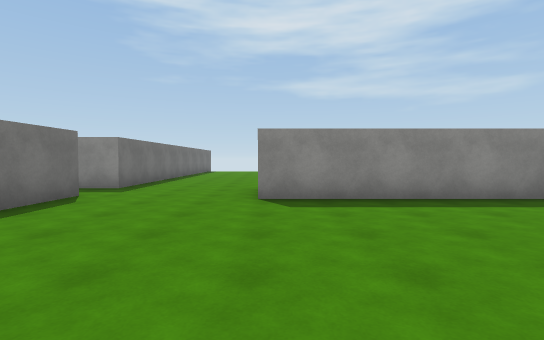
view 1 (above)

21 first-person views from a walk through a scene from a Unity 3-D project. The camera is 1.4 m above the floor, tilts 2° down and sees 85° across. The floor is counted in squares, 2 m on a side. Each view is taken from the middle of a square. On the plan, view 1 faces up. The plan holds only what a view shows up to about 10 squares ahead; the rest is blank. The place goes on beyond the plan. Surface patterns are stand-ins for the level's own textures.

view 2
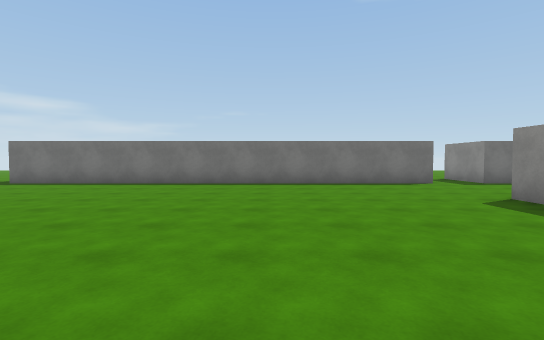

view 3
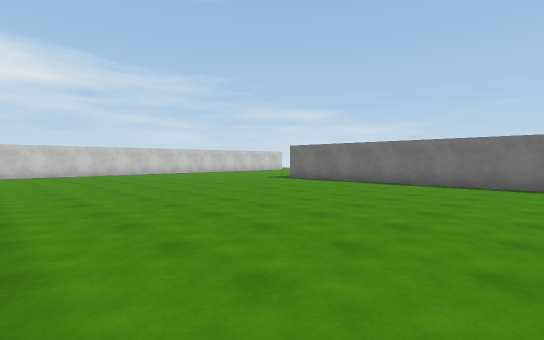

view 4
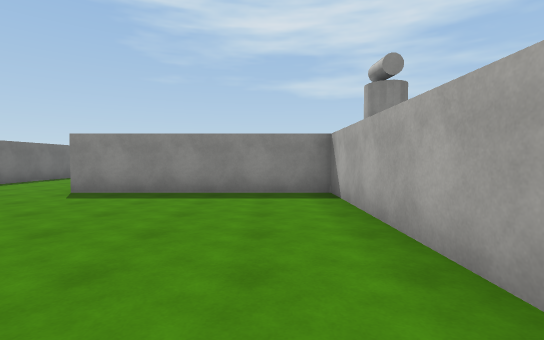

view 5
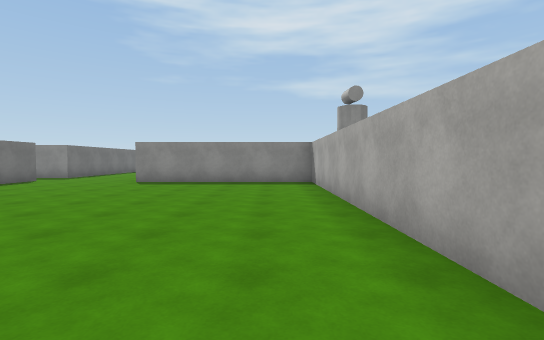

view 6
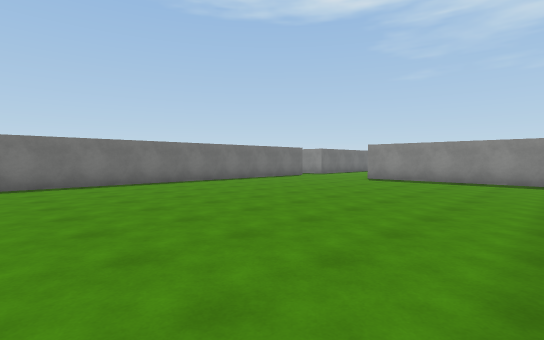

view 7
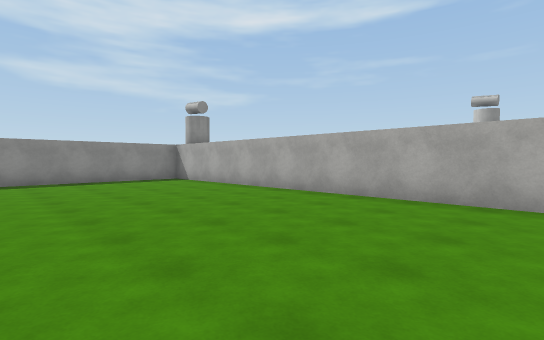

view 8
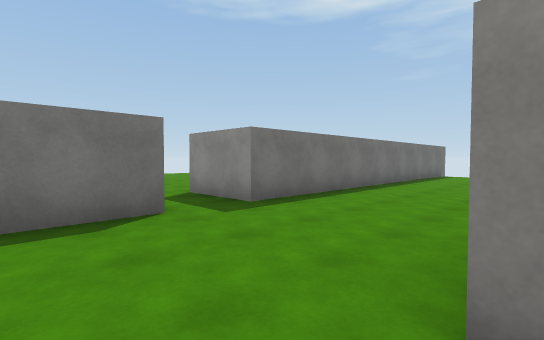

view 9
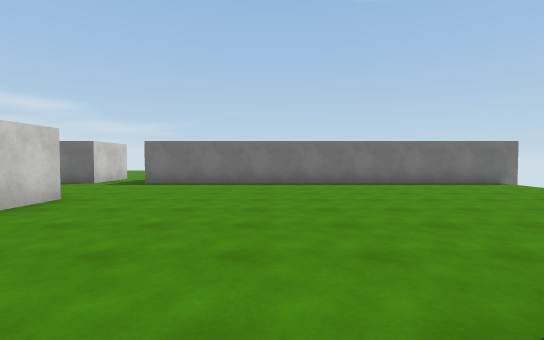

view 10
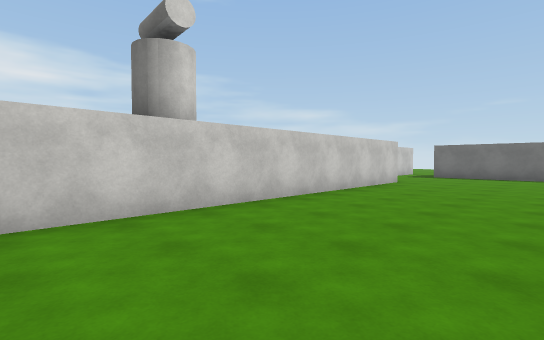

view 11
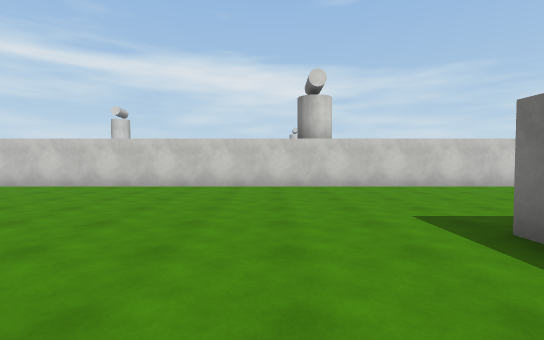

view 12
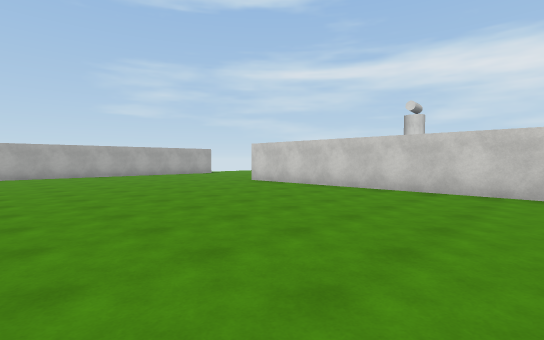

view 13
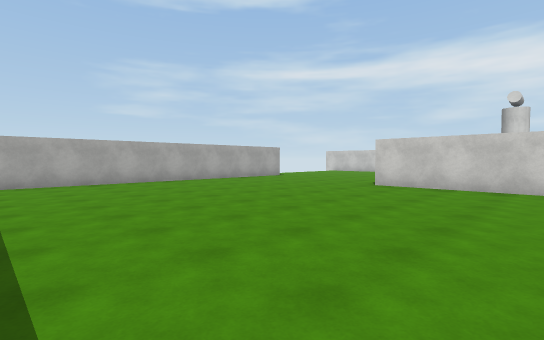

view 14
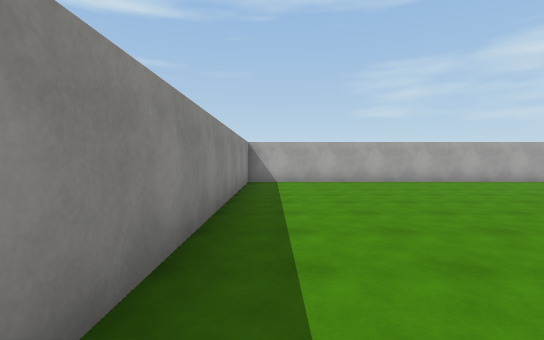

view 15
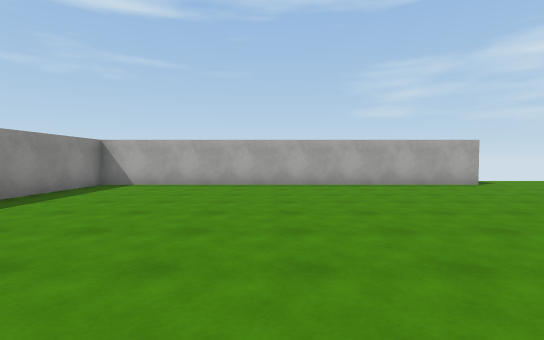

view 16
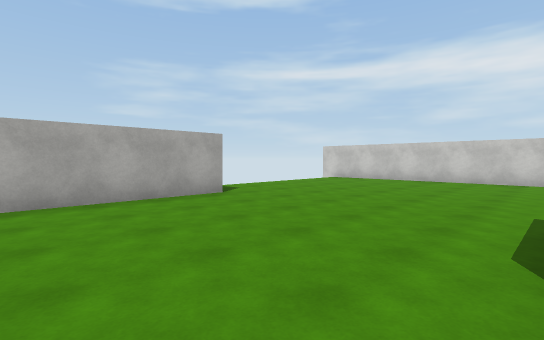

view 17
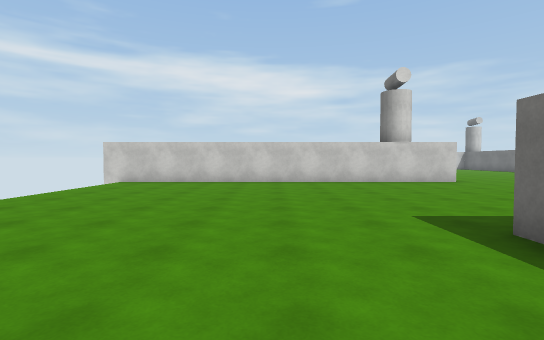

view 18
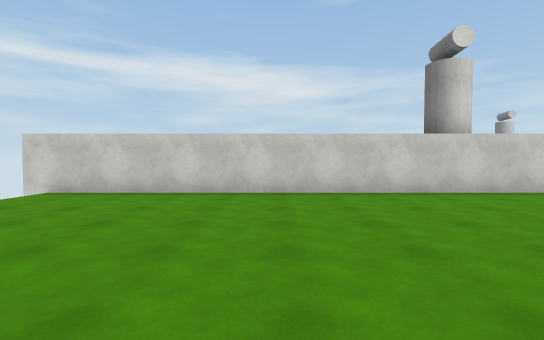

view 19
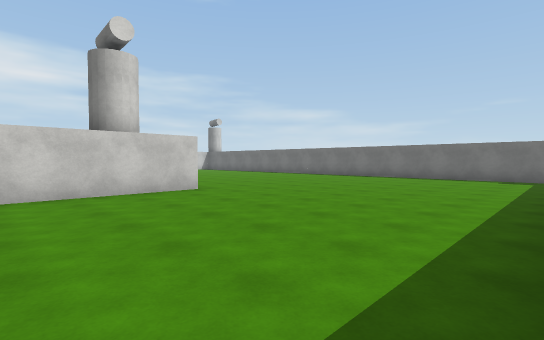

view 20
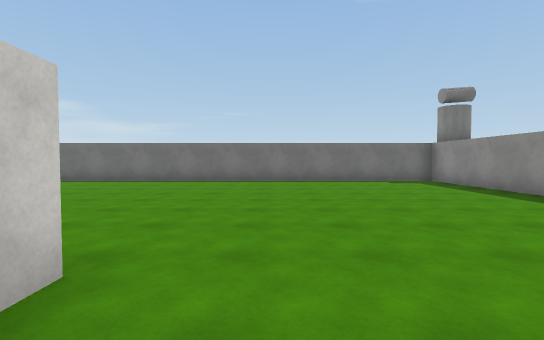

view 21
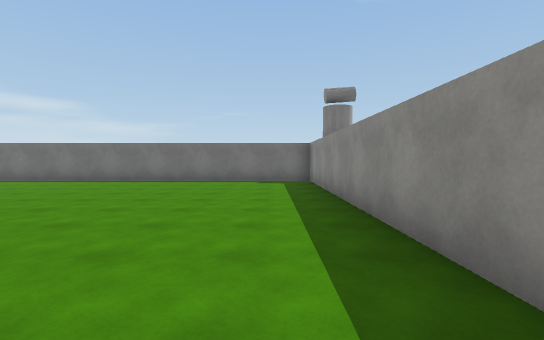

### Floor plan
Points are (right, up) in squares from view 1. A wall is a line through its corners. A room is listed if a view was taken in it or the views show most of it. See-through windows are left out.
Room 1 (views 1, 2, 3, 4, 5, 6, 7, 8)
walls: (5.3, -4.9) (5.3, 5.3) (-0.3, 5.3); (-5, 5.8) (-3.7, 5.8) (-3.7, -5.5); (-3.7, 8.5) (-3.7, 7.3) (-5.8, 7.3)
ways out: opening at (-2, 7.7) to room 2; opening at (-4.5, 6.5)
Room 2 (views 9, 10, 11, 12, 13, 14, 15, 16, 17, 18, 19, 20, 21)
walls: (15.7, 5.3) (7.2, 5.3) (7.2, -5.5); (15.1, -1.2) (26.2, -1.2); (24.2, 5.2) (24.2, 15.7) (15.7, 15.7); (-0.3, 7.3) (18.7, 7.3); (-3.7, 18.4) (-3.7, 8.5)
ways out: opening at (-2, 7.7) to room 1

Where each view was taken, in squares from view 1:
view 1: 0 up, 0 right, facing up
view 2: 1 up, 5 right, facing left
view 3: 1 up, 5 right, facing down-left
view 4: 1 down, 4 right, facing up
view 5: 4 down, 4 right, facing up
view 6: 5 down, 5 right, facing up-left
view 7: 5 down, 0 right, facing up-right
view 8: 4 up, 0 right, facing up-left
view 9: 11 up, 5 right, facing left
view 10: 11 up, 9 right, facing down-left
view 11: 15 up, 8 right, facing down
view 12: 14 up, 11 right, facing down-right
view 13: 15 up, 15 right, facing down-right
view 14: 15 up, 15 right, facing right
view 15: 11 up, 16 right, facing right
view 16: 9 up, 19 right, facing down-right
view 17: 8 up, 21 right, facing down
view 18: 5 up, 21 right, facing down
view 19: 5 up, 19 right, facing down-left
view 20: 0 up, 17 right, facing left
view 21: 4 up, 17 right, facing left
